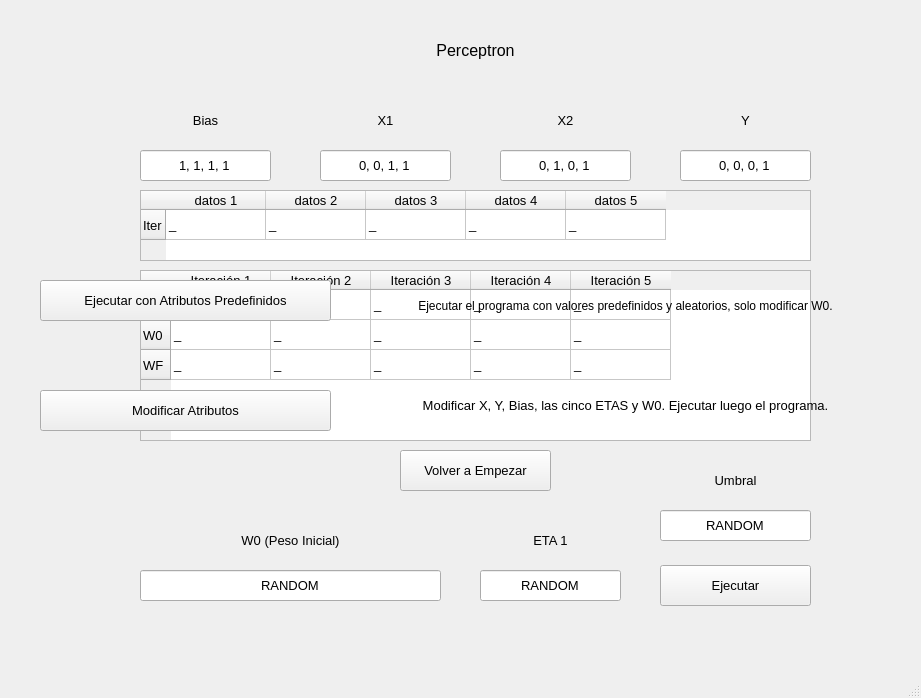
<?xml version="1.0" encoding="UTF-8"?>
<ui version="4.0">
 <class>MainWindow</class>
 <widget class="QMainWindow" name="MainWindow">
  <property name="geometry">
   <rect>
    <x>0</x>
    <y>0</y>
    <width>921</width>
    <height>698</height>
   </rect>
  </property>
  <property name="windowTitle">
   <string>MainWindow</string>
  </property>
  <widget class="QWidget" name="centralwidget">
   <widget class="QTableWidget" name="tablaResultados">
    <property name="geometry">
     <rect>
      <x>140</x>
      <y>270</y>
      <width>671</width>
      <height>171</height>
     </rect>
    </property>
    <property name="font">
     <font>
      <pointsize>10</pointsize>
     </font>
    </property>
    <row>
     <property name="text">
      <string>ETA</string>
     </property>
    </row>
    <row>
     <property name="text">
      <string>W0</string>
     </property>
    </row>
    <row>
     <property name="text">
      <string>WF</string>
     </property>
    </row>
    <column>
     <property name="text">
      <string>Iteración 1</string>
     </property>
    </column>
    <column>
     <property name="text">
      <string>Iteración 2</string>
     </property>
    </column>
    <column>
     <property name="text">
      <string>Iteración 3</string>
     </property>
    </column>
    <column>
     <property name="text">
      <string>Iteración 4</string>
     </property>
    </column>
    <column>
     <property name="text">
      <string>Iteración 5</string>
     </property>
    </column>
    <item row="0" column="0">
     <property name="text">
      <string>_</string>
     </property>
    </item>
    <item row="0" column="1">
     <property name="text">
      <string>_</string>
     </property>
    </item>
    <item row="0" column="2">
     <property name="text">
      <string>_</string>
     </property>
    </item>
    <item row="0" column="3">
     <property name="text">
      <string>_</string>
     </property>
    </item>
    <item row="0" column="4">
     <property name="text">
      <string>_</string>
     </property>
    </item>
    <item row="1" column="0">
     <property name="text">
      <string>_</string>
     </property>
    </item>
    <item row="1" column="1">
     <property name="text">
      <string>_</string>
     </property>
    </item>
    <item row="1" column="2">
     <property name="text">
      <string>_</string>
     </property>
    </item>
    <item row="1" column="3">
     <property name="text">
      <string>_</string>
     </property>
    </item>
    <item row="1" column="4">
     <property name="text">
      <string>_</string>
     </property>
    </item>
    <item row="2" column="0">
     <property name="text">
      <string>_</string>
     </property>
    </item>
    <item row="2" column="1">
     <property name="text">
      <string>_</string>
     </property>
    </item>
    <item row="2" column="2">
     <property name="text">
      <string>_</string>
     </property>
    </item>
    <item row="2" column="3">
     <property name="text">
      <string>_</string>
     </property>
    </item>
    <item row="2" column="4">
     <property name="text">
      <string>_</string>
     </property>
    </item>
   </widget>
   <widget class="QLineEdit" name="entradaBias">
    <property name="geometry">
     <rect>
      <x>140</x>
      <y>150</y>
      <width>131</width>
      <height>31</height>
     </rect>
    </property>
    <property name="font">
     <font>
      <pointsize>10</pointsize>
     </font>
    </property>
    <property name="text">
     <string>1, 1, 1, 1</string>
    </property>
    <property name="alignment">
     <set>Qt::AlignCenter</set>
    </property>
   </widget>
   <widget class="QLineEdit" name="entradaX1">
    <property name="geometry">
     <rect>
      <x>320</x>
      <y>150</y>
      <width>131</width>
      <height>31</height>
     </rect>
    </property>
    <property name="font">
     <font>
      <pointsize>10</pointsize>
     </font>
    </property>
    <property name="text">
     <string>0, 0, 1, 1</string>
    </property>
    <property name="alignment">
     <set>Qt::AlignCenter</set>
    </property>
   </widget>
   <widget class="QLineEdit" name="entradaX2">
    <property name="geometry">
     <rect>
      <x>500</x>
      <y>150</y>
      <width>131</width>
      <height>31</height>
     </rect>
    </property>
    <property name="font">
     <font>
      <pointsize>10</pointsize>
     </font>
    </property>
    <property name="text">
     <string>0, 1, 0, 1</string>
    </property>
    <property name="alignment">
     <set>Qt::AlignCenter</set>
    </property>
   </widget>
   <widget class="QLineEdit" name="entradaY">
    <property name="geometry">
     <rect>
      <x>680</x>
      <y>150</y>
      <width>131</width>
      <height>31</height>
     </rect>
    </property>
    <property name="font">
     <font>
      <pointsize>10</pointsize>
     </font>
    </property>
    <property name="text">
     <string>0, 0, 0, 1</string>
    </property>
    <property name="alignment">
     <set>Qt::AlignCenter</set>
    </property>
   </widget>
   <widget class="QLineEdit" name="entradaETA">
    <property name="geometry">
     <rect>
      <x>480</x>
      <y>570</y>
      <width>141</width>
      <height>31</height>
     </rect>
    </property>
    <property name="font">
     <font>
      <pointsize>10</pointsize>
     </font>
    </property>
    <property name="text">
     <string>RANDOM</string>
    </property>
    <property name="alignment">
     <set>Qt::AlignCenter</set>
    </property>
   </widget>
   <widget class="QPushButton" name="botonDef">
    <property name="geometry">
     <rect>
      <x>40</x>
      <y>280</y>
      <width>291</width>
      <height>41</height>
     </rect>
    </property>
    <property name="font">
     <font>
      <pointsize>10</pointsize>
     </font>
    </property>
    <property name="text">
     <string>Ejecutar con Atributos Predefinidos</string>
    </property>
   </widget>
   <widget class="QPushButton" name="botonMod">
    <property name="geometry">
     <rect>
      <x>40</x>
      <y>390</y>
      <width>291</width>
      <height>41</height>
     </rect>
    </property>
    <property name="font">
     <font>
      <pointsize>10</pointsize>
     </font>
    </property>
    <property name="text">
     <string>Modificar Atributos</string>
    </property>
   </widget>
   <widget class="QPushButton" name="botonEjecutar">
    <property name="geometry">
     <rect>
      <x>660</x>
      <y>565</y>
      <width>151</width>
      <height>41</height>
     </rect>
    </property>
    <property name="font">
     <font>
      <pointsize>10</pointsize>
     </font>
    </property>
    <property name="text">
     <string>Ejecutar</string>
    </property>
   </widget>
   <widget class="QLabel" name="textoDef">
    <property name="geometry">
     <rect>
      <x>360</x>
      <y>290</y>
      <width>531</width>
      <height>31</height>
     </rect>
    </property>
    <property name="font">
     <font>
      <pointsize>9</pointsize>
     </font>
    </property>
    <property name="text">
     <string>Ejecutar el programa con valores predefinidos y aleatorios, solo modificar W0.</string>
    </property>
    <property name="alignment">
     <set>Qt::AlignCenter</set>
    </property>
   </widget>
   <widget class="QLabel" name="textoMod">
    <property name="geometry">
     <rect>
      <x>360</x>
      <y>390</y>
      <width>531</width>
      <height>31</height>
     </rect>
    </property>
    <property name="font">
     <font>
      <pointsize>10</pointsize>
     </font>
    </property>
    <property name="text">
     <string>Modificar X, Y, Bias, las cinco ETAS y W0. Ejecutar luego el programa.</string>
    </property>
    <property name="alignment">
     <set>Qt::AlignCenter</set>
    </property>
   </widget>
   <widget class="QPushButton" name="botonOtraVez">
    <property name="geometry">
     <rect>
      <x>400</x>
      <y>450</y>
      <width>151</width>
      <height>41</height>
     </rect>
    </property>
    <property name="font">
     <font>
      <pointsize>10</pointsize>
     </font>
    </property>
    <property name="text">
     <string>Volver a Empezar</string>
    </property>
   </widget>
   <widget class="QLineEdit" name="entradaW0">
    <property name="geometry">
     <rect>
      <x>140</x>
      <y>570</y>
      <width>301</width>
      <height>31</height>
     </rect>
    </property>
    <property name="font">
     <font>
      <pointsize>10</pointsize>
     </font>
    </property>
    <property name="text">
     <string>RANDOM</string>
    </property>
    <property name="alignment">
     <set>Qt::AlignCenter</set>
    </property>
   </widget>
   <widget class="QLabel" name="textoBias">
    <property name="geometry">
     <rect>
      <x>140</x>
      <y>110</y>
      <width>131</width>
      <height>21</height>
     </rect>
    </property>
    <property name="font">
     <font>
      <pointsize>10</pointsize>
     </font>
    </property>
    <property name="text">
     <string>Bias</string>
    </property>
    <property name="alignment">
     <set>Qt::AlignCenter</set>
    </property>
   </widget>
   <widget class="QLabel" name="textoX1">
    <property name="geometry">
     <rect>
      <x>320</x>
      <y>110</y>
      <width>131</width>
      <height>21</height>
     </rect>
    </property>
    <property name="font">
     <font>
      <pointsize>10</pointsize>
     </font>
    </property>
    <property name="text">
     <string>X1</string>
    </property>
    <property name="alignment">
     <set>Qt::AlignCenter</set>
    </property>
   </widget>
   <widget class="QLabel" name="textoX2">
    <property name="geometry">
     <rect>
      <x>500</x>
      <y>110</y>
      <width>131</width>
      <height>21</height>
     </rect>
    </property>
    <property name="font">
     <font>
      <pointsize>10</pointsize>
     </font>
    </property>
    <property name="text">
     <string>X2</string>
    </property>
    <property name="alignment">
     <set>Qt::AlignCenter</set>
    </property>
   </widget>
   <widget class="QLabel" name="textoY">
    <property name="geometry">
     <rect>
      <x>680</x>
      <y>110</y>
      <width>131</width>
      <height>21</height>
     </rect>
    </property>
    <property name="font">
     <font>
      <pointsize>10</pointsize>
     </font>
    </property>
    <property name="text">
     <string>Y</string>
    </property>
    <property name="alignment">
     <set>Qt::AlignCenter</set>
    </property>
   </widget>
   <widget class="QLabel" name="textoETA">
    <property name="geometry">
     <rect>
      <x>480</x>
      <y>530</y>
      <width>141</width>
      <height>21</height>
     </rect>
    </property>
    <property name="font">
     <font>
      <pointsize>10</pointsize>
     </font>
    </property>
    <property name="text">
     <string>ETA 1</string>
    </property>
    <property name="alignment">
     <set>Qt::AlignCenter</set>
    </property>
   </widget>
   <widget class="QLabel" name="textoW0">
    <property name="geometry">
     <rect>
      <x>220</x>
      <y>530</y>
      <width>141</width>
      <height>21</height>
     </rect>
    </property>
    <property name="font">
     <font>
      <pointsize>10</pointsize>
     </font>
    </property>
    <property name="text">
     <string>W0 (Peso Inicial)</string>
    </property>
    <property name="alignment">
     <set>Qt::AlignCenter</set>
    </property>
   </widget>
   <widget class="QLabel" name="titulo">
    <property name="geometry">
     <rect>
      <x>360</x>
      <y>40</y>
      <width>231</width>
      <height>21</height>
     </rect>
    </property>
    <property name="font">
     <font>
      <pointsize>12</pointsize>
     </font>
    </property>
    <property name="text">
     <string>Perceptron</string>
    </property>
    <property name="alignment">
     <set>Qt::AlignCenter</set>
    </property>
   </widget>
   <widget class="QLabel" name="textoUmbral">
    <property name="geometry">
     <rect>
      <x>660</x>
      <y>470</y>
      <width>151</width>
      <height>21</height>
     </rect>
    </property>
    <property name="font">
     <font>
      <pointsize>10</pointsize>
     </font>
    </property>
    <property name="text">
     <string>Umbral</string>
    </property>
    <property name="alignment">
     <set>Qt::AlignCenter</set>
    </property>
   </widget>
   <widget class="QLineEdit" name="entradaUmbral">
    <property name="geometry">
     <rect>
      <x>660</x>
      <y>510</y>
      <width>151</width>
      <height>31</height>
     </rect>
    </property>
    <property name="font">
     <font>
      <pointsize>10</pointsize>
     </font>
    </property>
    <property name="text">
     <string>RANDOM</string>
    </property>
    <property name="alignment">
     <set>Qt::AlignCenter</set>
    </property>
   </widget>
   <widget class="QTableWidget" name="tablaSecreta">
    <property name="enabled">
     <bool>true</bool>
    </property>
    <property name="geometry">
     <rect>
      <x>140</x>
      <y>190</y>
      <width>671</width>
      <height>71</height>
     </rect>
    </property>
    <property name="font">
     <font>
      <pointsize>10</pointsize>
     </font>
    </property>
    <row>
     <property name="text">
      <string>Iter</string>
     </property>
    </row>
    <column>
     <property name="text">
      <string>datos 1</string>
     </property>
    </column>
    <column>
     <property name="text">
      <string>datos 2</string>
     </property>
    </column>
    <column>
     <property name="text">
      <string>datos 3</string>
     </property>
    </column>
    <column>
     <property name="text">
      <string>datos 4</string>
     </property>
    </column>
    <column>
     <property name="text">
      <string>datos 5</string>
     </property>
    </column>
    <item row="0" column="0">
     <property name="text">
      <string>_</string>
     </property>
    </item>
    <item row="0" column="1">
     <property name="text">
      <string>_</string>
     </property>
    </item>
    <item row="0" column="2">
     <property name="text">
      <string>_</string>
     </property>
    </item>
    <item row="0" column="3">
     <property name="text">
      <string>_</string>
     </property>
    </item>
    <item row="0" column="4">
     <property name="text">
      <string>_</string>
     </property>
    </item>
   </widget>
  </widget>
  <widget class="QStatusBar" name="statusbar"/>
 </widget>
 <resources/>
 <connections/>
</ui>
